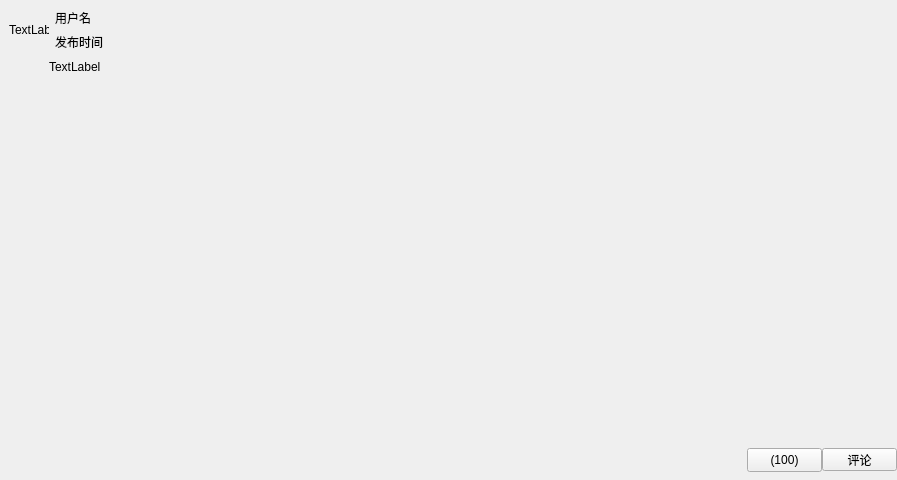
<?xml version="1.0" encoding="UTF-8"?>
<ui version="4.0">
 <class>UserDynamic</class>
 <widget class="QWidget" name="UserDynamic">
  <property name="geometry">
   <rect>
    <x>0</x>
    <y>0</y>
    <width>897</width>
    <height>480</height>
   </rect>
  </property>
  <property name="windowTitle">
   <string>Form</string>
  </property>
  <layout class="QGridLayout" name="gridLayout">
   <property name="leftMargin">
    <number>0</number>
   </property>
   <property name="topMargin">
    <number>0</number>
   </property>
   <property name="rightMargin">
    <number>0</number>
   </property>
   <property name="bottomMargin">
    <number>0</number>
   </property>
   <property name="horizontalSpacing">
    <number>0</number>
   </property>
   <item row="0" column="0">
    <widget class="QWidget" name="widgetInner" native="true">
     <layout class="QGridLayout" name="gridLayout_2">
      <property name="leftMargin">
       <number>0</number>
      </property>
      <property name="topMargin">
       <number>0</number>
      </property>
      <property name="rightMargin">
       <number>0</number>
      </property>
      <property name="bottomMargin">
       <number>0</number>
      </property>
      <property name="spacing">
       <number>0</number>
      </property>
      <item row="0" column="0">
       <widget class="QWidget" name="widget_head" native="true">
        <property name="minimumSize">
         <size>
          <width>0</width>
          <height>60</height>
         </size>
        </property>
        <property name="maximumSize">
         <size>
          <width>16777215</width>
          <height>60</height>
         </size>
        </property>
        <layout class="QGridLayout" name="gridLayout_3">
         <item row="0" column="2">
          <widget class="QLabel" name="label_user_name">
           <property name="text">
            <string>用户名</string>
           </property>
          </widget>
         </item>
         <item row="0" column="0" rowspan="2">
          <widget class="QLabel" name="label_head">
           <property name="minimumSize">
            <size>
             <width>40</width>
             <height>40</height>
            </size>
           </property>
           <property name="maximumSize">
            <size>
             <width>40</width>
             <height>40</height>
            </size>
           </property>
           <property name="text">
            <string>TextLabel</string>
           </property>
          </widget>
         </item>
         <item row="1" column="2">
          <widget class="QLabel" name="label_write_time">
           <property name="text">
            <string>发布时间</string>
           </property>
          </widget>
         </item>
        </layout>
       </widget>
      </item>
      <item row="3" column="0">
       <widget class="QWidget" name="widget_foot" native="true">
        <property name="maximumSize">
         <size>
          <width>16777215</width>
          <height>40</height>
         </size>
        </property>
        <layout class="QHBoxLayout" name="horizontalLayout">
         <property name="spacing">
          <number>0</number>
         </property>
         <property name="leftMargin">
          <number>0</number>
         </property>
         <property name="topMargin">
          <number>0</number>
         </property>
         <property name="rightMargin">
          <number>0</number>
         </property>
         <property name="bottomMargin">
          <number>0</number>
         </property>
         <item>
          <spacer name="horizontalSpacer">
           <property name="orientation">
            <enum>Qt::Horizontal</enum>
           </property>
           <property name="sizeHint" stdset="0">
            <size>
             <width>673</width>
             <height>19</height>
            </size>
           </property>
          </spacer>
         </item>
         <item>
          <widget class="QPushButton" name="pushButton_praise">
           <property name="minimumSize">
            <size>
             <width>75</width>
             <height>24</height>
            </size>
           </property>
           <property name="maximumSize">
            <size>
             <width>75</width>
             <height>24</height>
            </size>
           </property>
           <property name="cursor">
            <cursorShape>PointingHandCursor</cursorShape>
           </property>
           <property name="text">
            <string>(100)</string>
           </property>
           <property name="icon">
            <iconset resource="imagelogin.qrc">
             <normaloff>:/Main/C:/Users/ASUS/Pictures/Camera Roll/wgz.png</normaloff>
             <normalon>:/Main/C:/Users/ASUS/Pictures/Camera Roll/wgw.png</normalon>:/Main/C:/Users/ASUS/Pictures/Camera Roll/wgz.png</iconset>
           </property>
           <property name="checkable">
            <bool>false</bool>
           </property>
          </widget>
         </item>
         <item>
          <widget class="QPushButton" name="pushButton_write_comment">
           <property name="minimumSize">
            <size>
             <width>75</width>
             <height>23</height>
            </size>
           </property>
           <property name="maximumSize">
            <size>
             <width>75</width>
             <height>23</height>
            </size>
           </property>
           <property name="cursor">
            <cursorShape>PointingHandCursor</cursorShape>
           </property>
           <property name="text">
            <string>评论</string>
           </property>
          </widget>
         </item>
        </layout>
       </widget>
      </item>
      <item row="2" column="0">
       <widget class="QWidget" name="widget_body" native="true">
        <layout class="QGridLayout" name="gridLayout_4">
         <property name="topMargin">
          <number>0</number>
         </property>
         <property name="rightMargin">
          <number>0</number>
         </property>
         <property name="bottomMargin">
          <number>0</number>
         </property>
         <property name="spacing">
          <number>0</number>
         </property>
         <item row="0" column="0">
          <spacer name="horizontalSpacer_2">
           <property name="orientation">
            <enum>Qt::Horizontal</enum>
           </property>
           <property name="sizeType">
            <enum>QSizePolicy::Fixed</enum>
           </property>
           <property name="sizeHint" stdset="0">
            <size>
             <width>40</width>
             <height>20</height>
            </size>
           </property>
          </spacer>
         </item>
         <item row="0" column="1" rowspan="2">
          <widget class="QWidget" name="widgetImageContent" native="true">
           <property name="minimumSize">
            <size>
             <width>315</width>
             <height>315</height>
            </size>
           </property>
           <property name="maximumSize">
            <size>
             <width>315</width>
             <height>315</height>
            </size>
           </property>
          </widget>
         </item>
         <item row="1" column="2">
          <spacer name="horizontalSpacer_3">
           <property name="orientation">
            <enum>Qt::Horizontal</enum>
           </property>
           <property name="sizeHint" stdset="0">
            <size>
             <width>519</width>
             <height>20</height>
            </size>
           </property>
          </spacer>
         </item>
        </layout>
       </widget>
      </item>
      <item row="1" column="0">
       <widget class="QWidget" name="widget_text" native="true">
        <property name="minimumSize">
         <size>
          <width>0</width>
          <height>45</height>
         </size>
        </property>
        <property name="maximumSize">
         <size>
          <width>16777215</width>
          <height>45</height>
         </size>
        </property>
        <layout class="QHBoxLayout" name="horizontalLayout_2">
         <property name="spacing">
          <number>0</number>
         </property>
         <property name="leftMargin">
          <number>9</number>
         </property>
         <property name="topMargin">
          <number>0</number>
         </property>
         <property name="rightMargin">
          <number>0</number>
         </property>
         <property name="bottomMargin">
          <number>0</number>
         </property>
         <item>
          <spacer name="horizontalSpacer_4">
           <property name="orientation">
            <enum>Qt::Horizontal</enum>
           </property>
           <property name="sizeType">
            <enum>QSizePolicy::Fixed</enum>
           </property>
           <property name="sizeHint" stdset="0">
            <size>
             <width>40</width>
             <height>20</height>
            </size>
           </property>
          </spacer>
         </item>
         <item>
          <widget class="QLabel" name="label_content">
           <property name="minimumSize">
            <size>
             <width>0</width>
             <height>45</height>
            </size>
           </property>
           <property name="maximumSize">
            <size>
             <width>16777215</width>
             <height>45</height>
            </size>
           </property>
           <property name="text">
            <string>TextLabel</string>
           </property>
           <property name="scaledContents">
            <bool>true</bool>
           </property>
           <property name="alignment">
            <set>Qt::AlignLeading|Qt::AlignLeft|Qt::AlignTop</set>
           </property>
           <property name="wordWrap">
            <bool>true</bool>
           </property>
          </widget>
         </item>
        </layout>
       </widget>
      </item>
     </layout>
    </widget>
   </item>
  </layout>
 </widget>
 <resources>
  <include location="imagelogin.qrc"/>
 </resources>
 <connections/>
</ui>
